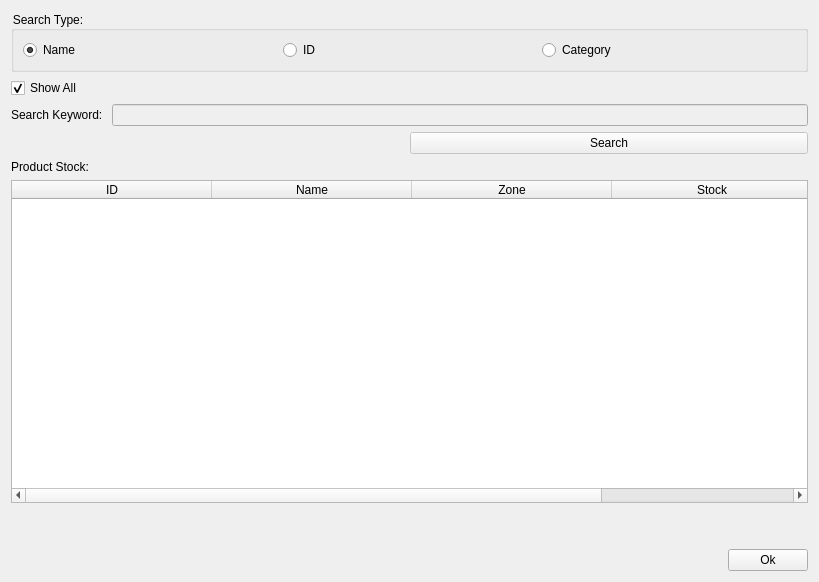
<?xml version="1.0" encoding="UTF-8"?>
<ui version="4.0">
 <class>ShowAvailableStockDialog</class>
 <widget class="QDialog" name="ShowAvailableStockDialog">
  <property name="geometry">
   <rect>
    <x>0</x>
    <y>0</y>
    <width>819</width>
    <height>582</height>
   </rect>
  </property>
  <property name="windowTitle">
   <string>Available Stock</string>
  </property>
  <property name="styleSheet">
   <string notr="true">font: 12pt &quot;Ubuntu&quot;;
color: rgb(0, 0, 0);</string>
  </property>
  <layout class="QVBoxLayout" name="verticalLayout_2">
   <item>
    <widget class="QGroupBox" name="searchTypeGroupBox">
     <property name="title">
      <string>Search Type:</string>
     </property>
     <layout class="QHBoxLayout" name="horizontalLayout">
      <item>
       <widget class="QRadioButton" name="nameRadioButton">
        <property name="text">
         <string>Name</string>
        </property>
        <property name="checked">
         <bool>true</bool>
        </property>
       </widget>
      </item>
      <item>
       <widget class="QRadioButton" name="idRadioButton">
        <property name="text">
         <string>ID</string>
        </property>
       </widget>
      </item>
      <item>
       <widget class="QRadioButton" name="categoryRadioButton">
        <property name="text">
         <string>Category</string>
        </property>
       </widget>
      </item>
     </layout>
    </widget>
   </item>
   <item>
    <widget class="QCheckBox" name="showAllCheckBox">
     <property name="text">
      <string>Show All</string>
     </property>
     <property name="checked">
      <bool>true</bool>
     </property>
    </widget>
   </item>
   <item>
    <layout class="QHBoxLayout" name="horizontalLayout_2">
     <item>
      <widget class="QLabel" name="label">
       <property name="text">
        <string>Search Keyword: </string>
       </property>
      </widget>
     </item>
     <item>
      <widget class="QLineEdit" name="searchKeyworkdLineEdit">
       <property name="enabled">
        <bool>false</bool>
       </property>
      </widget>
     </item>
    </layout>
   </item>
   <item>
    <layout class="QHBoxLayout" name="horizontalLayout_3">
     <item>
      <spacer name="horizontalSpacer">
       <property name="orientation">
        <enum>Qt::Horizontal</enum>
       </property>
       <property name="sizeHint" stdset="0">
        <size>
         <width>40</width>
         <height>20</height>
        </size>
       </property>
      </spacer>
     </item>
     <item>
      <widget class="QPushButton" name="searchPushButton">
       <property name="enabled">
        <bool>false</bool>
       </property>
       <property name="sizePolicy">
        <sizepolicy hsizetype="Expanding" vsizetype="Fixed">
         <horstretch>0</horstretch>
         <verstretch>0</verstretch>
        </sizepolicy>
       </property>
       <property name="text">
        <string>Search</string>
       </property>
      </widget>
     </item>
    </layout>
   </item>
   <item>
    <layout class="QVBoxLayout" name="verticalLayout">
     <item>
      <widget class="QLabel" name="label_2">
       <property name="text">
        <string>Product Stock:</string>
       </property>
      </widget>
     </item>
     <item>
      <widget class="QTableWidget" name="productStockTableWidget">
       <attribute name="horizontalHeaderDefaultSectionSize">
        <number>200</number>
       </attribute>
       <attribute name="horizontalHeaderStretchLastSection">
        <bool>true</bool>
       </attribute>
       <column>
        <property name="text">
         <string>ID</string>
        </property>
       </column>
       <column>
        <property name="text">
         <string>Name</string>
        </property>
       </column>
       <column>
        <property name="text">
         <string>Zone</string>
        </property>
       </column>
       <column>
        <property name="text">
         <string>Stock</string>
        </property>
       </column>
      </widget>
     </item>
    </layout>
   </item>
   <item>
    <spacer name="verticalSpacer">
     <property name="orientation">
      <enum>Qt::Vertical</enum>
     </property>
     <property name="sizeType">
      <enum>QSizePolicy::Preferred</enum>
     </property>
     <property name="sizeHint" stdset="0">
      <size>
       <width>20</width>
       <height>40</height>
      </size>
     </property>
    </spacer>
   </item>
   <item>
    <layout class="QHBoxLayout" name="horizontalLayout_4">
     <item>
      <spacer name="horizontalSpacer_2">
       <property name="orientation">
        <enum>Qt::Horizontal</enum>
       </property>
       <property name="sizeHint" stdset="0">
        <size>
         <width>40</width>
         <height>20</height>
        </size>
       </property>
      </spacer>
     </item>
     <item>
      <widget class="QPushButton" name="okPushButton">
       <property name="text">
        <string>Ok</string>
       </property>
      </widget>
     </item>
    </layout>
   </item>
  </layout>
 </widget>
 <resources/>
 <connections/>
</ui>
